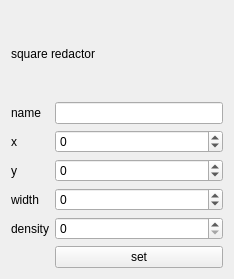
<?xml version="1.0" encoding="UTF-8"?>
<ui version="4.0">
 <class>squareRedactor</class>
 <widget class="QWidget" name="squareRedactor">
  <property name="geometry">
   <rect>
    <x>0</x>
    <y>0</y>
    <width>234</width>
    <height>279</height>
   </rect>
  </property>
  <property name="windowTitle">
   <string>Form</string>
  </property>
  <layout class="QVBoxLayout" name="verticalLayout">
   <item>
    <widget class="QLabel" name="label">
     <property name="text">
      <string>square redactor</string>
     </property>
    </widget>
   </item>
   <item>
    <layout class="QFormLayout" name="formLayout">
     <item row="0" column="0">
      <widget class="QLabel" name="nameLabel">
       <property name="text">
        <string>name</string>
       </property>
      </widget>
     </item>
     <item row="1" column="0">
      <widget class="QLabel" name="xLabel">
       <property name="text">
        <string>x</string>
       </property>
      </widget>
     </item>
     <item row="2" column="0">
      <widget class="QLabel" name="yLabel">
       <property name="text">
        <string>y</string>
       </property>
      </widget>
     </item>
     <item row="0" column="1">
      <widget class="QLineEdit" name="nameLine"/>
     </item>
     <item row="3" column="0">
      <widget class="QLabel" name="widthLabel">
       <property name="text">
        <string>width</string>
       </property>
      </widget>
     </item>
     <item row="4" column="0">
      <widget class="QLabel" name="densityLabel">
       <property name="text">
        <string>density</string>
       </property>
      </widget>
     </item>
     <item row="1" column="1">
      <widget class="QSpinBox" name="xBox">
       <property name="minimum">
        <number>-1000</number>
       </property>
       <property name="maximum">
        <number>1000</number>
       </property>
      </widget>
     </item>
     <item row="2" column="1">
      <widget class="QSpinBox" name="yBox">
       <property name="minimum">
        <number>-1000</number>
       </property>
       <property name="maximum">
        <number>1000</number>
       </property>
      </widget>
     </item>
     <item row="3" column="1">
      <widget class="QSpinBox" name="widthBox">
       <property name="minimum">
        <number>-1000</number>
       </property>
       <property name="maximum">
        <number>1000</number>
       </property>
      </widget>
     </item>
     <item row="4" column="1">
      <widget class="QSpinBox" name="densityBox"/>
     </item>
     <item row="5" column="1">
      <widget class="QPushButton" name="setButton">
       <property name="text">
        <string>set</string>
       </property>
      </widget>
     </item>
    </layout>
   </item>
  </layout>
 </widget>
 <resources/>
 <connections/>
</ui>
